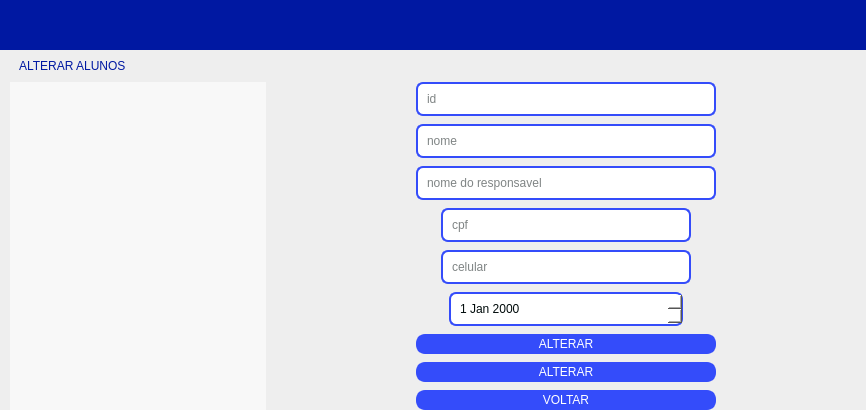
         <widget class="QWidget" name="p_2_alt">
          <property name="enabled">
           <bool>true</bool>
          </property>
          <layout class="QVBoxLayout" name="verticalLayout_21" stretch="0">
           <property name="spacing">
            <number>0</number>
           </property>
           <property name="leftMargin">
            <number>0</number>
           </property>
           <property name="topMargin">
            <number>0</number>
           </property>
           <property name="rightMargin">
            <number>0</number>
           </property>
           <property name="bottomMargin">
            <number>0</number>
           </property>
           <item>
            <widget class="QFrame" name="frame_16">
             <property name="frameShape">
              <enum>QFrame::NoFrame</enum>
             </property>
             <property name="frameShadow">
              <enum>QFrame::Raised</enum>
             </property>
             <layout class="QVBoxLayout" name="verticalLayout_22">
              <property name="spacing">
               <number>0</number>
              </property>
              <property name="leftMargin">
               <number>0</number>
              </property>
              <property name="topMargin">
               <number>0</number>
              </property>
              <property name="rightMargin">
               <number>0</number>
              </property>
              <property name="bottomMargin">
               <number>0</number>
              </property>
              <item>
               <widget class="QFrame" name="frame_17">
                <property name="sizePolicy">
                 <sizepolicy hsizetype="Preferred" vsizetype="Expanding">
                  <horstretch>0</horstretch>
                  <verstretch>0</verstretch>
                 </sizepolicy>
                </property>
                <property name="minimumSize">
                 <size>
                  <width>0</width>
                  <height>50</height>
                 </size>
                </property>
                <property name="maximumSize">
                 <size>
                  <width>16777215</width>
                  <height>60</height>
                 </size>
                </property>
                <property name="styleSheet">
                 <string notr="true">background-color: rgb(0, 24, 162);
</string>
                </property>
                <property name="frameShape">
                 <enum>QFrame::NoFrame</enum>
                </property>
                <property name="frameShadow">
                 <enum>QFrame::Raised</enum>
                </property>
               </widget>
              </item>
              <item>
               <widget class="QFrame" name="frame_18">
                <property name="sizePolicy">
                 <sizepolicy hsizetype="Preferred" vsizetype="Expanding">
                  <horstretch>0</horstretch>
                  <verstretch>0</verstretch>
                 </sizepolicy>
                </property>
                <property name="maximumSize">
                 <size>
                  <width>16777215</width>
                  <height>700</height>
                 </size>
                </property>
                <property name="styleSheet">
                 <string notr="true">background-color: rgb(238, 238, 238);</string>
                </property>
                <property name="frameShape">
                 <enum>QFrame::NoFrame</enum>
                </property>
                <property name="frameShadow">
                 <enum>QFrame::Raised</enum>
                </property>
                <layout class="QGridLayout" name="gridLayout_5" rowstretch="0,0">
                 <property name="leftMargin">
                  <number>10</number>
                 </property>
                 <property name="topMargin">
                  <number>0</number>
                 </property>
                 <property name="rightMargin">
                  <number>0</number>
                 </property>
                 <property name="bottomMargin">
                  <number>0</number>
                 </property>
                 <property name="spacing">
                  <number>0</number>
                 </property>
                 <item row="1" column="1">
                  <widget class="QFrame" name="frame_19">
                   <property name="maximumSize">
                    <size>
                     <width>600</width>
                     <height>16777215</height>
                    </size>
                   </property>
                   <property name="frameShape">
                    <enum>QFrame::NoFrame</enum>
                   </property>
                   <property name="frameShadow">
                    <enum>QFrame::Raised</enum>
                   </property>
                   <layout class="QVBoxLayout" name="verticalLayout_23">
                    <property name="spacing">
                     <number>8</number>
                    </property>
                    <property name="leftMargin">
                     <number>150</number>
                    </property>
                    <property name="topMargin">
                     <number>0</number>
                    </property>
                    <property name="rightMargin">
                     <number>150</number>
                    </property>
                    <property name="bottomMargin">
                     <number>0</number>
                    </property>
                    <item alignment="Qt::AlignHCenter">
                     <widget class="QLineEdit" name="lineEdit_14">
                      <property name="maximumSize">
                       <size>
                        <width>400</width>
                        <height>16777215</height>
                       </size>
                      </property>
                      <property name="styleSheet">
                       <string notr="true">QLineEdit {
	width: 300px;
	background-color: white;
	color: rgb(0,10,10);
	border-radius: 7px;  border: 2px solid  rgb(52, 76, 250);
	padding: 7px
}</string>
                      </property>
                      <property name="text">
                       <string/>
                      </property>
                      <property name="dragEnabled">
                       <bool>false</bool>
                      </property>
                      <property name="placeholderText">
                       <string>id</string>
                      </property>
                     </widget>
                    </item>
                    <item alignment="Qt::AlignHCenter">
                     <widget class="QLineEdit" name="lineEdit_9">
                      <property name="maximumSize">
                       <size>
                        <width>400</width>
                        <height>16777215</height>
                       </size>
                      </property>
                      <property name="styleSheet">
                       <string notr="true">QLineEdit {
	width: 300px;
	background-color: white;
	color: rgb(0,10,10);
	border-radius: 7px;  border: 2px solid  rgb(52, 76, 250);
	padding: 7px
}</string>
                      </property>
                      <property name="text">
                       <string/>
                      </property>
                      <property name="dragEnabled">
                       <bool>false</bool>
                      </property>
                      <property name="placeholderText">
                       <string>nome</string>
                      </property>
                     </widget>
                    </item>
                    <item alignment="Qt::AlignHCenter">
                     <widget class="QLineEdit" name="lineEdit_11">
                      <property name="styleSheet">
                       <string notr="true">QLineEdit {
	width: 300px;
	background-color: white;
	color: rgb(0,10,10);
	border-radius: 7px;  border: 2px solid  rgb(52, 76, 250);
	padding: 7px
}</string>
                      </property>
                      <property name="placeholderText">
                       <string>nome do responsavel</string>
                      </property>
                     </widget>
                    </item>
                    <item alignment="Qt::AlignHCenter">
                     <widget class="QLineEdit" name="lineEdit_10">
                      <property name="maximumSize">
                       <size>
                        <width>250</width>
                        <height>16777215</height>
                       </size>
                      </property>
                      <property name="styleSheet">
                       <string notr="true">QLineEdit {
	width: 250px;
	background-color: white;
	color: rgb(0,10,10);
	border-radius: 7px;  border: 2px solid  rgb(52, 76, 250);
	padding: 7px
}</string>
                      </property>
                      <property name="placeholderText">
                       <string>cpf</string>
                      </property>
                     </widget>
                    </item>
                    <item alignment="Qt::AlignHCenter">
                     <widget class="QLineEdit" name="lineEdit_13">
                      <property name="maximumSize">
                       <size>
                        <width>250</width>
                        <height>16777215</height>
                       </size>
                      </property>
                      <property name="styleSheet">
                       <string notr="true">QLineEdit {
	width: 250px;
	background-color: white;
	color: rgb(0,10,10);
	border-radius: 7px;  border: 2px solid  rgb(52, 76, 250);
	padding: 7px
}</string>
                      </property>
                      <property name="placeholderText">
                       <string>celular</string>
                      </property>
                     </widget>
                    </item>
                    <item alignment="Qt::AlignHCenter">
                     <widget class="QDateEdit" name="dateEdit_3">
                      <property name="styleSheet">
                       <string notr="true">width: 200px;
background-color: white;
color: rgb(0,10,10);
border-radius: 7px;  border: 2px solid  rgb(52, 76, 250);
padding: 7px</string>
                      </property>
                      <property name="dateTime">
                       <datetime>
                        <hour>0</hour>
                        <minute>0</minute>
                        <second>0</second>
                        <year>2000</year>
                        <month>1</month>
                        <day>1</day>
                       </datetime>
                      </property>
                     </widget>
                    </item>
                    <item>
                     <widget class="QPushButton" name="pushButton_22">
                      <property name="maximumSize">
                       <size>
                        <width>16777215</width>
                        <height>50</height>
                       </size>
                      </property>
                      <property name="styleSheet">
                       <string notr="true">QPushButton {
	color: white;
	background-color: rgb(52, 76, 250);
	border-radius: 9px; border: 3px solid  rgb(52, 76, 250);
}

QPushButton:hover {
	background-color: rgb(32, 48, 168);
border-radius: 9px; border: 3px solid  rgb(32, 48, 168);
}</string>
                      </property>
                      <property name="text">
                       <string>ALTERAR</string>
                      </property>
                     </widget>
                    </item>
                    <item>
                     <widget class="QPushButton" name="pushButton_21">
                      <property name="maximumSize">
                       <size>
                        <width>16777215</width>
                        <height>50</height>
                       </size>
                      </property>
                      <property name="styleSheet">
                       <string notr="true">QPushButton {
	color: white;
	background-color: rgb(52, 76, 250);
	border-radius: 9px; border: 3px solid  rgb(52, 76, 250);
}

QPushButton:hover {
	background-color: rgb(32, 48, 168);
border-radius: 9px; border: 3px solid  rgb(32, 48, 168);
}</string>
                      </property>
                      <property name="text">
                       <string>ALTERAR</string>
                      </property>
                     </widget>
                    </item>
                    <item>
                     <widget class="QPushButton" name="pushButton_20">
                      <property name="maximumSize">
                       <size>
                        <width>16777215</width>
                        <height>50</height>
                       </size>
                      </property>
                      <property name="styleSheet">
                       <string notr="true">QPushButton {
	color: white;
	background-color: rgb(52, 76, 250);
	border-radius: 9px; border: 3px solid  rgb(52, 76, 250);
}

QPushButton:hover {
	background-color: rgb(32, 48, 168);
border-radius: 9px; border: 3px solid  rgb(32, 48, 168);
}</string>
                      </property>
                      <property name="text">
                       <string>VOLTAR</string>
                      </property>
                     </widget>
                    </item>
                   </layout>
                  </widget>
                 </item>
                 <item row="1" column="0">
                  <widget class="QTableWidget" name="tabela_alterar">
                   <property name="maximumSize">
                    <size>
                     <width>500</width>
                     <height>400</height>
                    </size>
                   </property>
                   <property name="styleSheet">
                    <string notr="true">background-color: rgb(248, 248, 248);</string>
                   </property>
                   <property name="frameShape">
                    <enum>QFrame::NoFrame</enum>
                   </property>
                  </widget>
                 </item>
                 <item row="0" column="0">
                  <widget class="QFrame" name="frame_20">
                   <property name="maximumSize">
                    <size>
                     <width>16777215</width>
                     <height>80</height>
                    </size>
                   </property>
                   <property name="frameShape">
                    <enum>QFrame::NoFrame</enum>
                   </property>
                   <property name="frameShadow">
                    <enum>QFrame::Raised</enum>
                   </property>
                   <layout class="QVBoxLayout" name="verticalLayout_24">
                    <item>
                     <widget class="QLabel" name="label_6">
                      <property name="maximumSize">
                       <size>
                        <width>250</width>
                        <height>50</height>
                       </size>
                      </property>
                      <property name="layoutDirection">
                       <enum>Qt::LeftToRight</enum>
                      </property>
                      <property name="styleSheet">
                       <string notr="true">font: 16pt &quot;Franklin Gothic Medium&quot;;
color: rgb(0, 24, 162);</string>
                      </property>
                      <property name="text">
                       <string>ALTERAR ALUNOS</string>
                      </property>
                     </widget>
                    </item>
                   </layout>
                  </widget>
                 </item>
                </layout>
               </widget>
              </item>
             </layout>
            </widget>
           </item>
          </layout>
         </widget>
